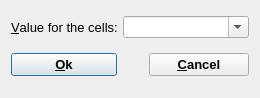
<?xml version="1.0" encoding="UTF-8"?>
<ui version="4.0">
 <comment>Dialog for changing object values withing range</comment>
 <class>CalcCheckDialogData</class>
 <widget class="QDialog" name="CalcCheckDialogData">
  <property name="geometry">
   <rect>
    <x>0</x>
    <y>0</y>
    <width>260</width>
    <height>98</height>
   </rect>
  </property>
  <property name="windowTitle">
   <string>Change Value to Set Cells</string>
  </property>
  <property name="modal">
   <bool>true</bool>
  </property>
  <layout class="QGridLayout" name="gridLayout">
   <item row="0" column="0">
    <widget class="QLabel" name="TextLabel2">
     <property name="font">
      <font>
       <pointsize>10</pointsize>
      </font>
     </property>
     <property name="text">
      <string>&amp;Value for the cells:</string>
     </property>
     <property name="wordWrap">
      <bool>false</bool>
     </property>
     <property name="buddy">
      <cstring>pValue</cstring>
     </property>
    </widget>
   </item>
   <item row="0" column="1" colspan="2">
    <widget class="QComboBox" name="pValue">
     <property name="acceptDrops">
      <bool>true</bool>
     </property>
     <property name="toolTip">
      <string>All selected cells will be set to a value that you type into this field</string>
     </property>
     <property name="editable">
      <bool>true</bool>
     </property>
    </widget>
   </item>
   <item row="1" column="0">
    <widget class="QPushButton" name="PushButton1">
     <property name="sizePolicy">
      <sizepolicy hsizetype="Expanding" vsizetype="Fixed">
       <horstretch>0</horstretch>
       <verstretch>0</verstretch>
      </sizepolicy>
     </property>
     <property name="minimumSize">
      <size>
       <width>100</width>
       <height>0</height>
      </size>
     </property>
     <property name="font">
      <font>
       <pointsize>10</pointsize>
       <weight>75</weight>
       <bold>true</bold>
      </font>
     </property>
     <property name="text">
      <string>&amp;Ok</string>
     </property>
     <property name="shortcut">
      <string>Alt+O</string>
     </property>
     <property name="default">
      <bool>true</bool>
     </property>
    </widget>
   </item>
   <item row="1" column="1">
    <spacer>
     <property name="orientation">
      <enum>Qt::Horizontal</enum>
     </property>
     <property name="sizeType">
      <enum>QSizePolicy::Expanding</enum>
     </property>
     <property name="sizeHint" stdset="0">
      <size>
       <width>12</width>
       <height>31</height>
      </size>
     </property>
    </spacer>
   </item>
   <item row="1" column="2">
    <widget class="QPushButton" name="PushButton1_2">
     <property name="sizePolicy">
      <sizepolicy hsizetype="Expanding" vsizetype="Fixed">
       <horstretch>0</horstretch>
       <verstretch>0</verstretch>
      </sizepolicy>
     </property>
     <property name="minimumSize">
      <size>
       <width>100</width>
       <height>0</height>
      </size>
     </property>
     <property name="font">
      <font>
       <pointsize>10</pointsize>
       <weight>75</weight>
       <bold>true</bold>
      </font>
     </property>
     <property name="text">
      <string>&amp;Cancel</string>
     </property>
     <property name="shortcut">
      <string>Alt+C</string>
     </property>
    </widget>
   </item>
  </layout>
 </widget>
 <layoutdefault spacing="6" margin="11"/>
 <resources/>
 <connections/>
</ui>
